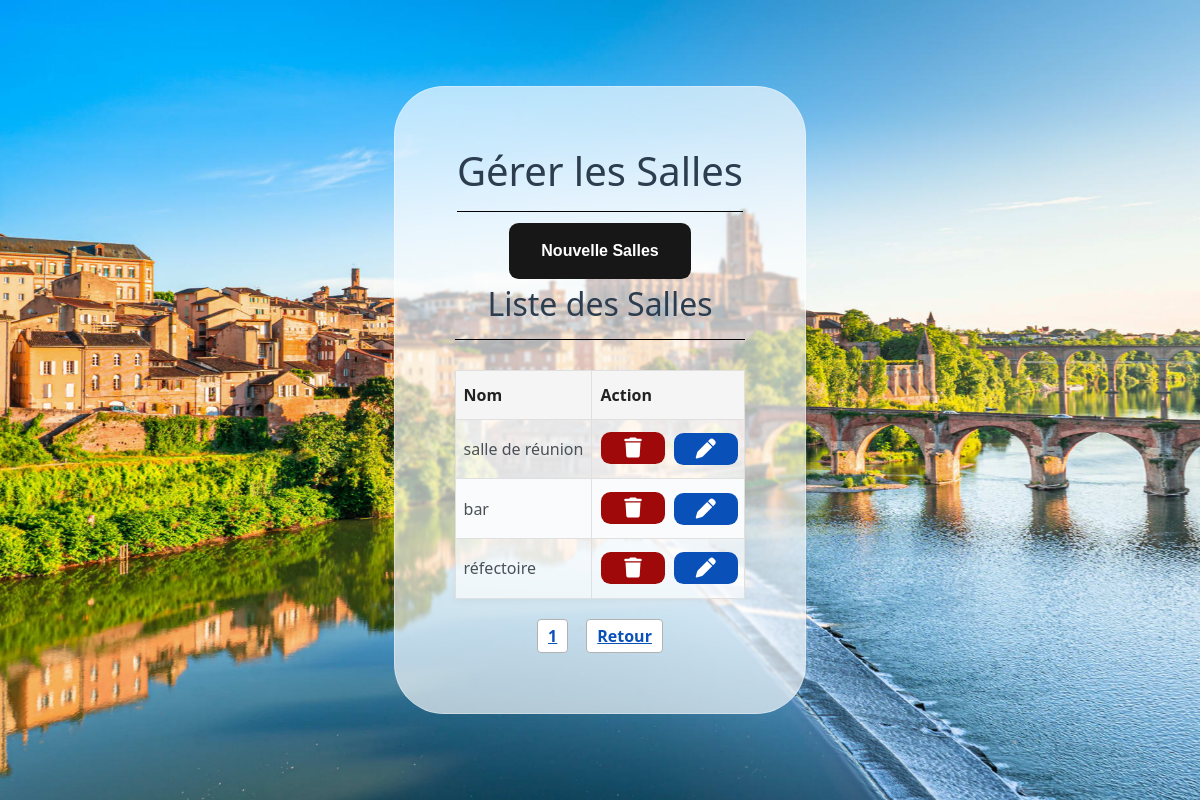
Page /models/panneauAdmin/gestionSalles.php (signed in) on the committed database.
### tables this page shows
CREATE TABLE `salles` (
  `id_salle` int(11) NOT NULL,
  `nom_salle` text NOT NULL
);

### database/DAO.php (called while the page is built, shortened)
<?php
class DAOReservation {
private $host="localhost";
private $dbname="reservation-salles";
private $username="root";
private $password="";
private $dbh;
public function connexion() {
try {
$this->dbh = new PDO('mysql:host='.$this->host.';dbname='.$this->dbname, $this->username, $this->password);
} catch (PDOException $e) {
throw $e;
}
}
public function getSalles() {
    $salles = $this->dbh->prepare("SELECT * FROM salles");
    $salles->execute();
    return $salles->fetchAll(PDO::FETCH_ASSOC);
}
}
?>

### models/panneauAdmin/gestionSalles.php (the view, shortened to what this page needs)
<?php
require_once('../../database/DAO.php');
$dao = new DAOReservation();
$dao->connexion();
$salles =$dao->getSalles();
$parPage = 5;
$page = isset($_GET['page']) ? (int)$_GET['page'] : 1;
$total = count($salles);
$totalPages = ceil($total / $parPage);
$start = ($page - 1) * $parPage;
$sallesPage = array_slice($salles, $start, $parPage);
require_once('../../templates/headers.php');
?>
<main id="mainGestion">
    <article id="formGestion">
        <h1 id="titreGestion">Gérer les Salles</h1>
        <button class="submitButton" id="nouveau">Nouvelle Salles</button>
            <section id="gestionRow">
                <section id="tableContainer">
                    <h2 id="titreListe">Liste des Salles</h2>
                        <table id="tableListe">
                            <thead>
                                <tr>
                                    <th>Nom</th>
                                    <th>Action</th>
                                </tr>
                            </thead>
                            <tbody>
                                <?php foreach ($sallesPage as $salle) { ?>
                                <tr>
                                    <td><?php print $salle['nom_salle'] ?></td>
                                    <td>
                                    <article id="rowButton">
                                    <form method="POST" action="" onsubmit="return confirm('Voulez-vous vraiment supprimer cette salle ?');">
                                        <button class="submitButton" id="supprimer" type="submit" name="action" value="supprimer"><i class="fa-solid fa-trash"></i></button>
                                        </form>
                                        <button id="modifier" type="button" class="modifier-btn submitButton"
                                            data-id="<?= $salle['id_salle'] ?>"
                                            data-name="<?= htmlspecialchars($salle['nom_salle']) ?>"
                                        ><i class="fa-solid fa-pen"></i></button>
                                    </article>
                                    </td>
                                </tr>
                                <?php } ?>
                            </tbody>
                        </table>
                        <section class="pagination">
                            <?php for ($i = 1; $i <= $totalPages; $i++): ?>
                                <a href="?page=<?= $i ?>" <?= $i === $page ? 'style="font-weight:bold;text-decoration:underline;"' : '' ?>><?= $i ?></a>
                                <a href="../../controllers.php" class="btn-retour" style="font-weight:bold;text-decoration:underline;">Retour</a>
                            <?php endfor; ?>
                        </section>
                </section>
        </section>
    </article>
</main>

### public/styles/components/calendar.css (style rules this page uses)
:root { --bs-link-color-rgb: #2b3d4f; --bs-heading-color: #2b3d4f; }

### public/styles/components/inscription.css (style rules this page uses)
h2 { margin-bottom: 20%; text-align: center; border-bottom: 1px solid #000000; padding-bottom: 16px; }

### public/styles/components/gestion.css (style rules this page uses)
#mainGestion { margin: 0; padding: 0; width: 100vw; min-height: 100vh; display: flex; align-items: center; justify-content: center; background-image: url("../img/pont.jfif"); background-size: cover; background-repeat: no-repeat; background-position: center; image-rendering: auto; background-attachment: fixed; }
#gestionRow { display: flex; flex-direction: row; align-items: flex-start; gap: 40px; width: 100%; justify-content: center; }
#tableContainer { flex: 1; }
#formGestion { display: flex; flex-direction: column; align-items: center; padding: 60px; border-radius: 50px; background: rgba(255, 255, 255, 0.65); -webkit-backdrop-filter: blur(1px); backdrop-filter: blur(1px); border: 1px solid rgba(255, 255, 255, 0.325); }
#titreGestion { text-align: center; border-bottom: 1px solid #000000; padding-bottom: 16px; }
.submitButton { font-family: Arial, Helvetica, sans-serif; font-weight: bold; color: white; background-color: #171717; padding: 1em 2em; margin: 1%; border: none; border-radius: 0.6rem; position: relative; cursor: pointer; overflow: hidden; }
#rowButton { display: flex; gap: 8px; }
#supprimer { background-color: rgb(160, 9, 9); width: 20px; height: 20px; display: flex; align-items: center; justify-content: center; }
#modifier { background-color: #0a50b9; width: 20px; height: 20px; display: flex; align-items: center; justify-content: center; }
i { font-size: 20px; }
#nouveau { margin-bottom: 2%; }
h2 { margin-bottom: 10%; text-align: center; border-bottom: 1px solid #000000; padding-bottom: 16px; }
.pagination { margin-top: 20px; text-align: center; display: flex; justify-content: center; gap: 8px; }
.pagination a { color: #0a50b9; margin: 0 5px; text-decoration: none; font-weight: normal; border: 1px solid #b2b2b2; padding: 4px 10px; border-radius: 4px; background: #fff; transition: background 0.2s, color 0.2s, border 0.2s; display: inline-block; }
#tableListe { width: 100%; border-collapse: collapse; background: #ffffffa0; box-shadow: 0 2px 8px rgba(0,0,0,0.05); margin-bottom: 20px; }
#tableListe th, #tableListe td { border: 1px solid #e0e0e0; padding: 12px 8px; text-align: left; }
#tableListe th { background-color: #f5f5f5; font-weight: bold; color: #222; }
#tableListe tr:nth-child(even) { background-color: #fafbfc; }

### rows in the picture
salles: nom_salle "salle de réunion"
salles: nom_salle "bar"
salles: nom_salle "réfectoire"
